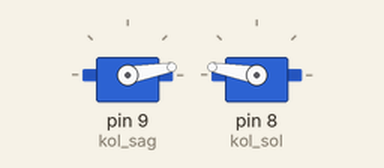
Bench run of a sketch on a simulated Arduino Uno, built with avr-gcc and run on an emulated ATmega328P. On the bench: 2 × servo.

Above: at 0.05 s.
Timing chart, 0 to 4.6 s (numbered marks = the images above):
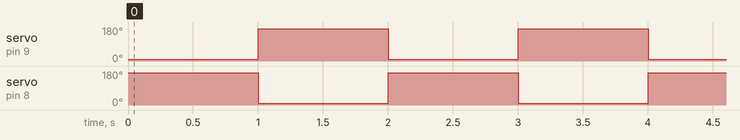

Measured:
- by itself, servo on pin 9 (kol_sag), servo on pin 8 (kol_sol): alternates 170° for 1.0 s and 10° for 1.0 s

The sketch:

kol_test.ino
```cpp
#include <Servo.h>

// map:
Servo kol_sol;
Servo kol_sag;
// twelve servo objects can be created on most boards

int pos = 0;    // variable to store the servo position

void setup() {
  Serial.begin(9600);
  kol_sag.attach(9);  // attaches the servo on pin 9 to the servo object
  kol_sol.attach(8);
  kol_sag.write(170);
  kol_sol.write(10);
}
void loop() {


    kol_sag.write(10);
    kol_sol.write(170);
    delay(1000);
    kol_sag.write(170);
    kol_sol.write(10);
    delay(1000);

//  if (Serial.available()) {
//    String str = Serial.readString();
//    if (str == "+") {
//      pos = max(0,pos - 10);
//    } else if (str == "-") {
//      pos = min(180,pos + 10);
//    } else {
//      // do nothing
//    }
//    kol.write(pos);
//  }
//  delay(1000);


//  for (pos = 0; pos <= 179; pos += 8) { // goes from 0 degrees to 180 degrees
//    kol1.write(min(pos,179));
//    kol2.write(min(180-pos,179));
//    Serial.println(pos);
//    delay(50);                       // waits 15ms for the servo to reach the position
//
//  }
//  delay(1000);
//
//  for (pos = 179; pos >= 0; pos -= 8) { // goes from 180 degrees to 0 degrees
//    kol1.write(max(pos,0));
//    kol2.write(max(abs(pos-180),0));
//    Serial.println(pos);
//    delay(50);                       // waits 15ms for the servo to reach the position
// }
//  delay(1000);

}
```
